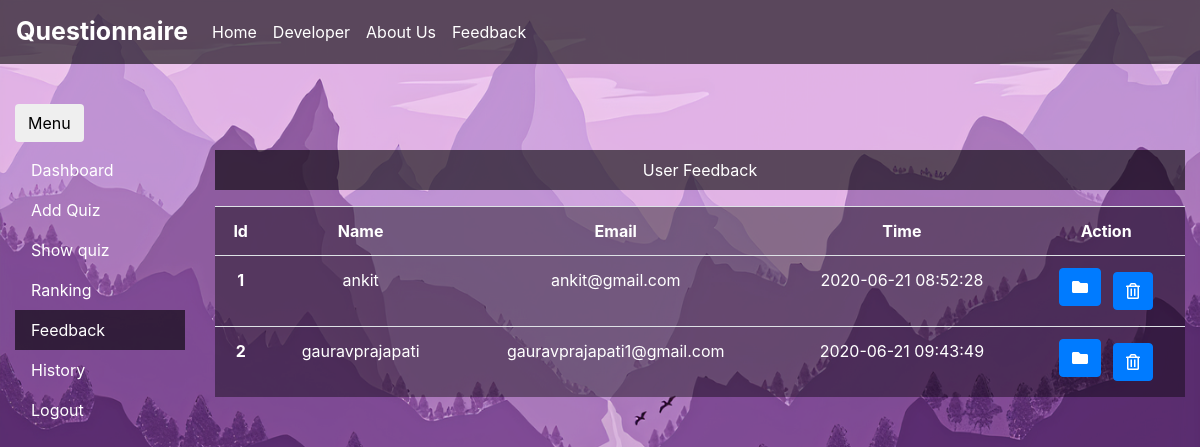
The page /admin/afeedback.php (signed in) on the database its author committed.
### tables this page shows
CREATE TABLE `feedbacks` (
  `id` int(50) NOT NULL,
  `name` varchar(100) NOT NULL,
  `email` varchar(100) NOT NULL,
  `subject` varchar(600) NOT NULL,
  `description` varchar(900) NOT NULL,
  `date` timestamp NOT NULL DEFAULT current_timestamp() ON UPDATE current_timestamp()
);

### admin/afeedback.php (the view, shortened to what this page needs)
<?php
include('includes/header.php');
include('../dbcon.php');
  echo' <div class="col-sm-9 col-md-10 text-center" id="gob">
    <p class="p-2 text-white "  style="background-color: rgba(0, 0, 0, 0.6);">User Feedback</p>';
$sql="select * from feedbacks";
$result=$conn->query($sql);
if ($result->num_rows>0)
{
    echo '<table class="table"  style="color:white; background-color: rgba(0, 0, 0, 0.4);">
    <tbody>
    <tr>
    <th>Id</th>
    <th>Name</th>
    <th>Email</th>
    <th>Time</th>
    <th>Action</th>
    </tr>
    ';
    $c=1;
    while($row=$result->fetch_assoc())
    {
     echo '<tr>
     <th>'.$c++.'</th>
     <td>'.$row["name"].'</td>
     <td>'.$row["email"].'</td>
     <td>'.$row["date"].'</td>
     <td><a title="show feedback" class="btn btn-primary mr-2 mb-2" href="afeedback.php?q=showfdbk&fdbkid='.$row["id"].'"><i class="fas fa-folder"></i></a>
     <a title="user feedback" class="btn btn-primary" href=update.php?q=dfdbk&id='.$row['id'].'"><i class="far fa-trash-alt"></i></a>
     </td>
     </tr>';
    }
    echo '<tbody>
    </table></div></div></div>
     ';
}
?>
<?php
include('includes/footer.php');
?>

### css/design.css (style rules this page uses)
body { background-color: #582b6e; background-repeat: no-repeat; background-attachment: fixed; background-size: 100% 100%; }

### rows shown on the page
feedbacks: name "ankit", email "ankit@gmail.com", date "2020-06-21 08:52:28"
feedbacks: name "gauravprajapati", email "gauravprajapati1@gmail.com", date "2020-06-21 09:43:49"
